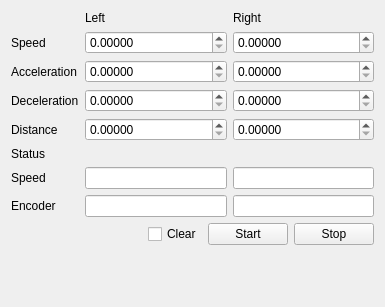
<?xml version="1.0" encoding="UTF-8"?>
<ui version="4.0">
 <class>MovementWidget</class>
 <widget class="QWidget" name="MovementWidget">
  <property name="geometry">
   <rect>
    <x>0</x>
    <y>0</y>
    <width>385</width>
    <height>307</height>
   </rect>
  </property>
  <property name="windowTitle">
   <string>MovementWidget</string>
  </property>
  <layout class="QVBoxLayout" name="verticalLayout">
   <item>
    <layout class="QGridLayout" name="gridLayout">
     <item row="0" column="1">
      <widget class="QLabel" name="lLeft">
       <property name="text">
        <string>Left</string>
       </property>
      </widget>
     </item>
     <item row="0" column="2">
      <widget class="QLabel" name="lRight">
       <property name="text">
        <string>Right</string>
       </property>
      </widget>
     </item>
     <item row="1" column="0">
      <widget class="QLabel" name="lSpeed">
       <property name="text">
        <string>Speed</string>
       </property>
      </widget>
     </item>
     <item row="1" column="1">
      <widget class="QDoubleSpinBox" name="iLeftSpeed">
       <property name="suffix">
        <string/>
       </property>
       <property name="decimals">
        <number>5</number>
       </property>
       <property name="minimum">
        <double>0.000000000000000</double>
       </property>
       <property name="maximum">
        <double>4000000.000000000000000</double>
       </property>
      </widget>
     </item>
     <item row="1" column="2">
      <widget class="QDoubleSpinBox" name="iRightSpeed">
       <property name="suffix">
        <string/>
       </property>
       <property name="decimals">
        <number>5</number>
       </property>
       <property name="minimum">
        <double>0.000000000000000</double>
       </property>
       <property name="maximum">
        <double>4000000.000000000000000</double>
       </property>
      </widget>
     </item>
     <item row="2" column="0">
      <widget class="QLabel" name="lSpeed_2">
       <property name="text">
        <string>Acceleration</string>
       </property>
      </widget>
     </item>
     <item row="2" column="1">
      <widget class="QDoubleSpinBox" name="iLeftAcceleration">
       <property name="suffix">
        <string/>
       </property>
       <property name="decimals">
        <number>5</number>
       </property>
       <property name="minimum">
        <double>0.000000000000000</double>
       </property>
       <property name="maximum">
        <double>4000000.000000000000000</double>
       </property>
      </widget>
     </item>
     <item row="2" column="2">
      <widget class="QDoubleSpinBox" name="iRightAcceleration">
       <property name="suffix">
        <string/>
       </property>
       <property name="decimals">
        <number>5</number>
       </property>
       <property name="minimum">
        <double>0.000000000000000</double>
       </property>
       <property name="maximum">
        <double>4000000.000000000000000</double>
       </property>
      </widget>
     </item>
     <item row="3" column="0">
      <widget class="QLabel" name="lDeceleration">
       <property name="text">
        <string>Deceleration</string>
       </property>
      </widget>
     </item>
     <item row="3" column="1">
      <widget class="QDoubleSpinBox" name="iLeftDeceleration">
       <property name="suffix">
        <string/>
       </property>
       <property name="decimals">
        <number>5</number>
       </property>
       <property name="minimum">
        <double>0.000000000000000</double>
       </property>
       <property name="maximum">
        <double>4000000.000000000000000</double>
       </property>
      </widget>
     </item>
     <item row="3" column="2">
      <widget class="QDoubleSpinBox" name="iRightDeceleration">
       <property name="suffix">
        <string/>
       </property>
       <property name="decimals">
        <number>5</number>
       </property>
       <property name="minimum">
        <double>0.000000000000000</double>
       </property>
       <property name="maximum">
        <double>4000000.000000000000000</double>
       </property>
      </widget>
     </item>
     <item row="4" column="0">
      <widget class="QLabel" name="lDistance">
       <property name="text">
        <string>Distance</string>
       </property>
      </widget>
     </item>
     <item row="4" column="1">
      <widget class="QDoubleSpinBox" name="iLeftDistance">
       <property name="suffix">
        <string/>
       </property>
       <property name="decimals">
        <number>5</number>
       </property>
       <property name="minimum">
        <double>0.000000000000000</double>
       </property>
       <property name="maximum">
        <double>4000000.000000000000000</double>
       </property>
      </widget>
     </item>
     <item row="4" column="2">
      <widget class="QDoubleSpinBox" name="iRightDistance">
       <property name="suffix">
        <string/>
       </property>
       <property name="decimals">
        <number>5</number>
       </property>
       <property name="minimum">
        <double>0.000000000000000</double>
       </property>
       <property name="maximum">
        <double>4000000.000000000000000</double>
       </property>
      </widget>
     </item>
     <item row="5" column="0">
      <widget class="QLabel" name="lStatus">
       <property name="text">
        <string>Status</string>
       </property>
      </widget>
     </item>
     <item row="6" column="0">
      <widget class="QLabel" name="lSpeedStatus">
       <property name="text">
        <string>Speed</string>
       </property>
      </widget>
     </item>
     <item row="6" column="1">
      <widget class="QLineEdit" name="sLeftSpeed">
       <property name="readOnly">
        <bool>true</bool>
       </property>
      </widget>
     </item>
     <item row="6" column="2">
      <widget class="QLineEdit" name="sRightSpeed">
       <property name="readOnly">
        <bool>true</bool>
       </property>
      </widget>
     </item>
     <item row="7" column="0">
      <widget class="QLabel" name="lEncoderStatus">
       <property name="text">
        <string>Encoder</string>
       </property>
      </widget>
     </item>
     <item row="7" column="1">
      <widget class="QLineEdit" name="sLeftEncoder">
       <property name="readOnly">
        <bool>true</bool>
       </property>
      </widget>
     </item>
     <item row="7" column="2">
      <widget class="QLineEdit" name="sRightEncoder">
       <property name="readOnly">
        <bool>true</bool>
       </property>
      </widget>
     </item>
    </layout>
   </item>
   <item>
    <layout class="QHBoxLayout" name="horizontalLayout">
     <item>
      <spacer name="horizontalSpacer">
       <property name="orientation">
        <enum>Qt::Horizontal</enum>
       </property>
       <property name="sizeHint" stdset="0">
        <size>
         <width>40</width>
         <height>20</height>
        </size>
       </property>
      </spacer>
     </item>
     <item>
      <widget class="QCheckBox" name="cbClear">
       <property name="text">
        <string>Clear</string>
       </property>
      </widget>
     </item>
     <item>
      <widget class="QPushButton" name="btnStart">
       <property name="text">
        <string>Start</string>
       </property>
      </widget>
     </item>
     <item>
      <widget class="QPushButton" name="btnStop">
       <property name="text">
        <string>Stop</string>
       </property>
      </widget>
     </item>
    </layout>
   </item>
   <item>
    <spacer name="verticalSpacer">
     <property name="orientation">
      <enum>Qt::Vertical</enum>
     </property>
     <property name="sizeHint" stdset="0">
      <size>
       <width>20</width>
       <height>13</height>
      </size>
     </property>
    </spacer>
   </item>
  </layout>
 </widget>
 <resources/>
 <connections/>
</ui>
